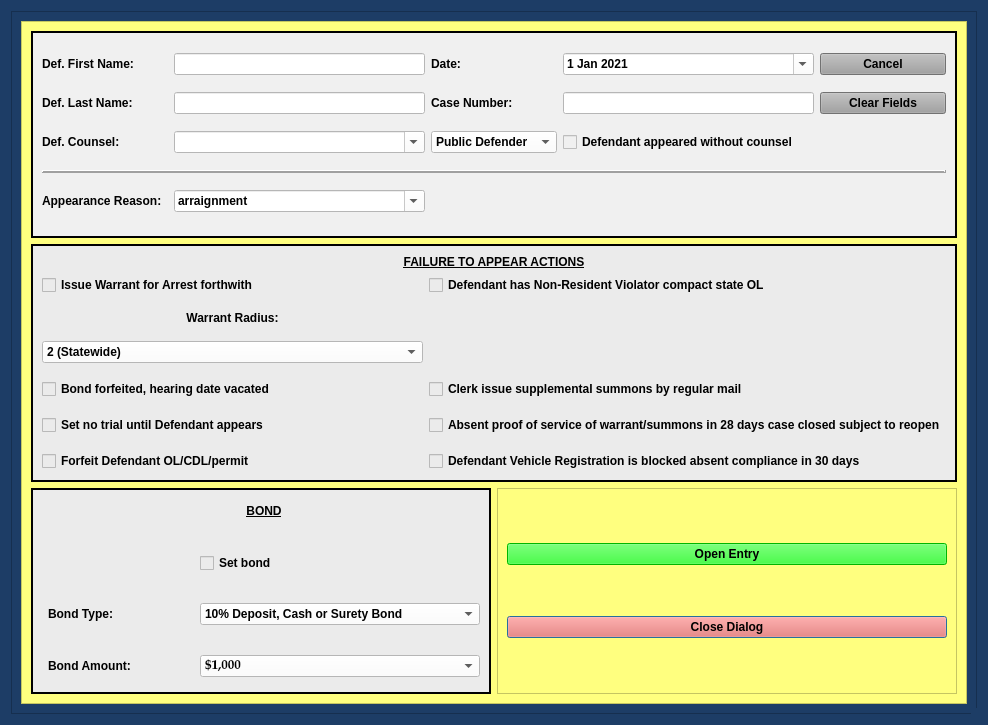
<?xml version="1.0" encoding="UTF-8"?>
<ui version="4.0">
 <class>FailureToAppearDialog</class>
 <widget class="QDialog" name="FailureToAppearDialog">
  <property name="windowModality">
   <enum>Qt::NonModal</enum>
  </property>
  <property name="geometry">
   <rect>
    <x>0</x>
    <y>0</y>
    <width>988</width>
    <height>725</height>
   </rect>
  </property>
  <property name="sizePolicy">
   <sizepolicy hsizetype="Preferred" vsizetype="Preferred">
    <horstretch>0</horstretch>
    <verstretch>0</verstretch>
   </sizepolicy>
  </property>
  <property name="minimumSize">
   <size>
    <width>0</width>
    <height>0</height>
   </size>
  </property>
  <property name="maximumSize">
   <size>
    <width>2500</width>
    <height>3500</height>
   </size>
  </property>
  <property name="palette">
   <palette>
    <active>
     <colorrole role="Button">
      <brush brushstyle="SolidPattern">
       <color alpha="255">
        <red>29</red>
        <green>61</green>
        <blue>102</blue>
       </color>
      </brush>
     </colorrole>
     <colorrole role="Base">
      <brush brushstyle="SolidPattern">
       <color alpha="255">
        <red>29</red>
        <green>61</green>
        <blue>102</blue>
       </color>
      </brush>
     </colorrole>
     <colorrole role="Window">
      <brush brushstyle="SolidPattern">
       <color alpha="255">
        <red>29</red>
        <green>61</green>
        <blue>102</blue>
       </color>
      </brush>
     </colorrole>
    </active>
    <inactive>
     <colorrole role="Button">
      <brush brushstyle="SolidPattern">
       <color alpha="255">
        <red>29</red>
        <green>61</green>
        <blue>102</blue>
       </color>
      </brush>
     </colorrole>
     <colorrole role="Base">
      <brush brushstyle="SolidPattern">
       <color alpha="255">
        <red>29</red>
        <green>61</green>
        <blue>102</blue>
       </color>
      </brush>
     </colorrole>
     <colorrole role="Window">
      <brush brushstyle="SolidPattern">
       <color alpha="255">
        <red>29</red>
        <green>61</green>
        <blue>102</blue>
       </color>
      </brush>
     </colorrole>
    </inactive>
    <disabled>
     <colorrole role="Button">
      <brush brushstyle="SolidPattern">
       <color alpha="255">
        <red>29</red>
        <green>61</green>
        <blue>102</blue>
       </color>
      </brush>
     </colorrole>
     <colorrole role="Base">
      <brush brushstyle="SolidPattern">
       <color alpha="255">
        <red>29</red>
        <green>61</green>
        <blue>102</blue>
       </color>
      </brush>
     </colorrole>
     <colorrole role="Window">
      <brush brushstyle="SolidPattern">
       <color alpha="255">
        <red>29</red>
        <green>61</green>
        <blue>102</blue>
       </color>
      </brush>
     </colorrole>
    </disabled>
   </palette>
  </property>
  <property name="font">
   <font>
    <family>Palatino Linotype</family>
    <pointsize>10</pointsize>
    <weight>75</weight>
    <italic>false</italic>
    <bold>true</bold>
   </font>
  </property>
  <property name="windowTitle">
   <string>Failure To Appear Case Information</string>
  </property>
  <property name="toolTip">
   <string/>
  </property>
  <property name="styleSheet">
   <string notr="true">background-color: rgb(29, 61, 102);
font: 75 10pt &quot;Palatino Linotype&quot;;
font-weight: bold;</string>
  </property>
  <property name="sizeGripEnabled">
   <bool>true</bool>
  </property>
  <property name="modal">
   <bool>true</bool>
  </property>
  <layout class="QGridLayout" name="gridLayout_8">
   <item row="0" column="0">
    <widget class="QFrame" name="frame_4">
     <property name="styleSheet">
      <string notr="true">background-color: rgb(29, 61, 102);</string>
     </property>
     <property name="frameShape">
      <enum>QFrame::StyledPanel</enum>
     </property>
     <property name="frameShadow">
      <enum>QFrame::Raised</enum>
     </property>
     <layout class="QGridLayout" name="gridLayout_4">
      <item row="0" column="0">
       <widget class="QScrollArea" name="scrollArea">
        <property name="focusPolicy">
         <enum>Qt::NoFocus</enum>
        </property>
        <property name="styleSheet">
         <string notr="true">background-color: rgb(255, 255, 127);</string>
        </property>
        <property name="widgetResizable">
         <bool>true</bool>
        </property>
        <widget class="QWidget" name="scrollAreaWidgetContents">
         <property name="geometry">
          <rect>
           <x>0</x>
           <y>0</y>
           <width>948</width>
           <height>685</height>
          </rect>
         </property>
         <layout class="QGridLayout" name="gridLayout_2">
          <item row="0" column="0" colspan="2">
           <widget class="QFrame" name="case_name_Frame">
            <property name="sizePolicy">
             <sizepolicy hsizetype="Preferred" vsizetype="Preferred">
              <horstretch>0</horstretch>
              <verstretch>0</verstretch>
             </sizepolicy>
            </property>
            <property name="styleSheet">
             <string notr="true">background-color: rgb(240, 240, 240);</string>
            </property>
            <property name="frameShape">
             <enum>QFrame::Box</enum>
            </property>
            <property name="frameShadow">
             <enum>QFrame::Plain</enum>
            </property>
            <property name="lineWidth">
             <number>2</number>
            </property>
            <layout class="QGridLayout" name="gridLayout" columnstretch="1,2,1,2,1">
             <item row="1" column="0">
              <widget class="QLabel" name="label_2">
               <property name="text">
                <string>Def. Last Name:</string>
               </property>
              </widget>
             </item>
             <item row="0" column="3">
              <widget class="QDateEdit" name="plea_trial_date">
               <property name="focusPolicy">
                <enum>Qt::NoFocus</enum>
               </property>
               <property name="styleSheet">
                <string notr="true">color: rgb(0, 0, 0);
background-color: rgb(255, 255, 255);</string>
               </property>
               <property name="minimumDate">
                <date>
                 <year>2021</year>
                 <month>1</month>
                 <day>1</day>
                </date>
               </property>
               <property name="calendarPopup">
                <bool>true</bool>
               </property>
               <property name="date">
                <date>
                 <year>2021</year>
                 <month>1</month>
                 <day>1</day>
                </date>
               </property>
              </widget>
             </item>
             <item row="0" column="2">
              <widget class="QLabel" name="label_26">
               <property name="text">
                <string>Date:</string>
               </property>
              </widget>
             </item>
             <item row="2" column="0">
              <widget class="QLabel" name="label_24">
               <property name="text">
                <string>Def. Counsel:</string>
               </property>
              </widget>
             </item>
             <item row="2" column="2">
              <widget class="QComboBox" name="defense_counsel_type_box">
               <property name="styleSheet">
                <string notr="true">background-color: rgb(255, 255, 255);</string>
               </property>
               <item>
                <property name="text">
                 <string>Public Defender</string>
                </property>
               </item>
               <item>
                <property name="text">
                 <string>Private Counsel</string>
                </property>
               </item>
              </widget>
             </item>
             <item row="2" column="3">
              <widget class="QCheckBox" name="defense_counsel_waived_checkBox">
               <property name="text">
                <string>Defendant appeared without counsel</string>
               </property>
              </widget>
             </item>
             <item row="2" column="1">
              <widget class="QComboBox" name="defense_counsel_name_box">
               <property name="styleSheet">
                <string notr="true">background-color: rgb(255, 255, 255);</string>
               </property>
               <property name="editable">
                <bool>true</bool>
               </property>
              </widget>
             </item>
             <item row="1" column="4">
              <widget class="QPushButton" name="clear_fields_case_Button">
               <property name="focusPolicy">
                <enum>Qt::NoFocus</enum>
               </property>
               <property name="styleSheet">
                <string notr="true">background-color: rgb(160, 160, 160);</string>
               </property>
               <property name="text">
                <string>Clear Fields</string>
               </property>
              </widget>
             </item>
             <item row="0" column="1">
              <widget class="QLineEdit" name="defendant_first_name_lineEdit">
               <property name="styleSheet">
                <string notr="true">background-color: rgb(255, 255, 255);</string>
               </property>
              </widget>
             </item>
             <item row="1" column="1">
              <widget class="QLineEdit" name="defendant_last_name_lineEdit">
               <property name="enabled">
                <bool>true</bool>
               </property>
               <property name="styleSheet">
                <string notr="true">background-color: rgb(255, 255, 255);</string>
               </property>
              </widget>
             </item>
             <item row="4" column="0">
              <widget class="QLabel" name="label_11">
               <property name="text">
                <string>Appearance Reason:</string>
               </property>
              </widget>
             </item>
             <item row="0" column="4">
              <widget class="QPushButton" name="cancel_Button">
               <property name="focusPolicy">
                <enum>Qt::NoFocus</enum>
               </property>
               <property name="styleSheet">
                <string notr="true">background-color: rgb(160, 160, 160);</string>
               </property>
               <property name="text">
                <string>Cancel</string>
               </property>
              </widget>
             </item>
             <item row="4" column="1">
              <widget class="QComboBox" name="appearance_reason_box">
               <property name="styleSheet">
                <string notr="true">background-color: rgb(255, 255, 255);</string>
               </property>
               <property name="editable">
                <bool>true</bool>
               </property>
               <item>
                <property name="text">
                 <string>arraignment</string>
                </property>
               </item>
               <item>
                <property name="text">
                 <string>final pre-trial</string>
                </property>
               </item>
               <item>
                <property name="text">
                 <string>LEAP sentencing</string>
                </property>
               </item>
               <item>
                <property name="text">
                 <string>jury trial</string>
                </property>
               </item>
               <item>
                <property name="text">
                 <string>trial to court</string>
                </property>
               </item>
               <item>
                <property name="text">
                 <string>motion hearing</string>
                </property>
               </item>
               <item>
                <property name="text">
                 <string>warrant for failure to appear</string>
                </property>
               </item>
              </widget>
             </item>
             <item row="1" column="2">
              <widget class="QLabel" name="label_3">
               <property name="text">
                <string>Case Number:</string>
               </property>
              </widget>
             </item>
             <item row="0" column="0">
              <widget class="QLabel" name="label">
               <property name="text">
                <string>Def. First Name:</string>
               </property>
              </widget>
             </item>
             <item row="1" column="3">
              <widget class="QLineEdit" name="case_number_lineEdit">
               <property name="maximumSize">
                <size>
                 <width>500</width>
                 <height>16777215</height>
                </size>
               </property>
               <property name="styleSheet">
                <string notr="true">background-color: rgb(255, 255, 255);</string>
               </property>
              </widget>
             </item>
             <item row="3" column="0" colspan="5">
              <widget class="Line" name="line">
               <property name="frameShadow">
                <enum>QFrame::Raised</enum>
               </property>
               <property name="lineWidth">
                <number>2</number>
               </property>
               <property name="orientation">
                <enum>Qt::Horizontal</enum>
               </property>
              </widget>
             </item>
            </layout>
           </widget>
          </item>
          <item row="2" column="0">
           <widget class="QFrame" name="frame_5">
            <property name="styleSheet">
             <string notr="true">background-color: rgb(235, 235, 235);</string>
            </property>
            <property name="frameShape">
             <enum>QFrame::Box</enum>
            </property>
            <property name="frameShadow">
             <enum>QFrame::Plain</enum>
            </property>
            <property name="lineWidth">
             <number>2</number>
            </property>
            <layout class="QGridLayout" name="gridLayout_7">
             <item row="0" column="0">
              <layout class="QGridLayout" name="gridLayout_5" rowstretch="0,0,0,0" columnstretch="0,0">
               <property name="sizeConstraint">
                <enum>QLayout::SetDefaultConstraint</enum>
               </property>
               <property name="leftMargin">
                <number>6</number>
               </property>
               <property name="bottomMargin">
                <number>6</number>
               </property>
               <property name="horizontalSpacing">
                <number>6</number>
               </property>
               <property name="verticalSpacing">
                <number>30</number>
               </property>
               <item row="2" column="0">
                <widget class="QLabel" name="bond_type_label">
                 <property name="text">
                  <string>Bond Type:</string>
                 </property>
                </widget>
               </item>
               <item row="2" column="1">
                <widget class="QComboBox" name="bond_type_box">
                 <property name="styleSheet">
                  <string notr="true">background-color: rgb(255, 255, 255);</string>
                 </property>
                 <item>
                  <property name="text">
                   <string>10% Deposit, Cash or Surety Bond</string>
                  </property>
                 </item>
                 <item>
                  <property name="text">
                   <string>Cash or Surety Bond</string>
                  </property>
                 </item>
                 <item>
                  <property name="text">
                   <string>No Bond</string>
                  </property>
                 </item>
                 <item>
                  <property name="text">
                   <string>Recognizance (OR) Bond</string>
                  </property>
                 </item>
                </widget>
               </item>
               <item row="3" column="0">
                <widget class="QLabel" name="bond_amount_label">
                 <property name="text">
                  <string>Bond Amount:</string>
                 </property>
                </widget>
               </item>
               <item row="3" column="1">
                <widget class="QComboBox" name="bond_amount_box">
                 <property name="font">
                  <font>
                   <family>Palatino Linotype</family>
                   <pointsize>10</pointsize>
                   <weight>75</weight>
                   <italic>false</italic>
                   <bold>true</bold>
                  </font>
                 </property>
                 <property name="styleSheet">
                  <string notr="true">background-color: rgb(255, 255, 255);</string>
                 </property>
                 <property name="editable">
                  <bool>false</bool>
                 </property>
                 <item>
                  <property name="text">
                   <string>$1,000</string>
                  </property>
                 </item>
                 <item>
                  <property name="text">
                   <string>$500</string>
                  </property>
                 </item>
                 <item>
                  <property name="text">
                   <string>$1,500</string>
                  </property>
                 </item>
                 <item>
                  <property name="text">
                   <string>$2,000</string>
                  </property>
                 </item>
                 <item>
                  <property name="text">
                   <string>$2,500</string>
                  </property>
                 </item>
                 <item>
                  <property name="text">
                   <string>$3,000</string>
                  </property>
                 </item>
                 <item>
                  <property name="text">
                   <string>$3,500</string>
                  </property>
                 </item>
                 <item>
                  <property name="text">
                   <string>$5,000</string>
                  </property>
                 </item>
                 <item>
                  <property name="text">
                   <string>$10,000</string>
                  </property>
                 </item>
                </widget>
               </item>
               <item row="0" column="0" colspan="2">
                <widget class="QLabel" name="label_5">
                 <property name="text">
                  <string>&lt;html&gt;&lt;head/&gt;&lt;body&gt;&lt;p&gt;&lt;span style=&quot; text-decoration: underline;&quot;&gt;BOND&lt;/span&gt;&lt;/p&gt;&lt;/body&gt;&lt;/html&gt;</string>
                 </property>
                 <property name="alignment">
                  <set>Qt::AlignCenter</set>
                 </property>
                </widget>
               </item>
               <item row="1" column="1">
                <widget class="QCheckBox" name="set_bond_checkBox">
                 <property name="layoutDirection">
                  <enum>Qt::LeftToRight</enum>
                 </property>
                 <property name="text">
                  <string>Set bond                                                             </string>
                 </property>
                </widget>
               </item>
              </layout>
             </item>
            </layout>
           </widget>
          </item>
          <item row="2" column="1">
           <widget class="QFrame" name="frame_8">
            <property name="styleSheet">
             <string notr="true">
background-color: rgb(255, 255, 127);</string>
            </property>
            <property name="frameShape">
             <enum>QFrame::StyledPanel</enum>
            </property>
            <property name="frameShadow">
             <enum>QFrame::Raised</enum>
            </property>
            <layout class="QGridLayout" name="gridLayout_10">
             <item row="0" column="0">
              <widget class="QPushButton" name="create_entry_Button">
               <property name="styleSheet">
                <string notr="true">background-color: rgb(0, 255, 0);
font: 75 11pt &quot;Palatino Linotype&quot;;
font-weight: bold;</string>
               </property>
               <property name="text">
                <string>Open Entry</string>
               </property>
               <property name="autoDefault">
                <bool>false</bool>
               </property>
              </widget>
             </item>
             <item row="2" column="0">
              <widget class="QPushButton" name="close_dialog_Button">
               <property name="styleSheet">
                <string notr="true">background-color: rgb(255, 96, 82);
font: 75 11pt &quot;Palatino Linotype&quot;;
font-weight: bold;</string>
               </property>
               <property name="text">
                <string>Close Dialog</string>
               </property>
              </widget>
             </item>
            </layout>
           </widget>
          </item>
          <item row="1" column="0" colspan="2">
           <widget class="QFrame" name="frame">
            <property name="styleSheet">
             <string notr="true">background-color: rgb(235, 235, 235);</string>
            </property>
            <property name="frameShape">
             <enum>QFrame::Box</enum>
            </property>
            <property name="frameShadow">
             <enum>QFrame::Plain</enum>
            </property>
            <property name="lineWidth">
             <number>2</number>
            </property>
            <layout class="QGridLayout" name="gridLayout_6">
             <item row="0" column="0">
              <widget class="QLabel" name="label_4">
               <property name="text">
                <string>&lt;html&gt;&lt;head/&gt;&lt;body&gt;&lt;p&gt;&lt;span style=&quot; text-decoration: underline;&quot;&gt;FAILURE TO APPEAR ACTIONS&lt;/span&gt;&lt;/p&gt;&lt;/body&gt;&lt;/html&gt;</string>
               </property>
               <property name="alignment">
                <set>Qt::AlignCenter</set>
               </property>
              </widget>
             </item>
             <item row="1" column="0">
              <layout class="QGridLayout" name="gridLayout_3">
               <property name="horizontalSpacing">
                <number>6</number>
               </property>
               <property name="verticalSpacing">
                <number>16</number>
               </property>
               <item row="0" column="0">
                <widget class="QCheckBox" name="arrest_warrant_checkBox">
                 <property name="text">
                  <string>Issue Warrant for Arrest forthwith</string>
                 </property>
                </widget>
               </item>
               <item row="0" column="1">
                <widget class="QCheckBox" name="non_resident_license_checkBox">
                 <property name="text">
                  <string>Defendant has Non-Resident Violator compact state OL</string>
                 </property>
                </widget>
               </item>
               <item row="1" column="0">
                <widget class="QLabel" name="arrest_warrant_radius_label">
                 <property name="text">
                  <string>Warrant Radius:</string>
                 </property>
                 <property name="alignment">
                  <set>Qt::AlignCenter</set>
                 </property>
                </widget>
               </item>
               <item row="3" column="1">
                <widget class="QCheckBox" name="supplemental_summons_checkBox">
                 <property name="text">
                  <string>Clerk issue supplemental summons by regular mail</string>
                 </property>
                </widget>
               </item>
               <item row="3" column="0">
                <widget class="QCheckBox" name="bond_forfeited_checkBox">
                 <property name="text">
                  <string>Bond forfeited, hearing date vacated</string>
                 </property>
                </widget>
               </item>
               <item row="4" column="0">
                <widget class="QCheckBox" name="set_no_trial_checkBox">
                 <property name="text">
                  <string>Set no trial until Defendant appears</string>
                 </property>
                </widget>
               </item>
               <item row="5" column="0">
                <widget class="QCheckBox" name="operator_license_checkBox">
                 <property name="text">
                  <string>Forfeit Defendant OL/CDL/permit</string>
                 </property>
                </widget>
               </item>
               <item row="5" column="1">
                <widget class="QCheckBox" name="registration_block_checkBox">
                 <property name="text">
                  <string>Defendant Vehicle Registration is blocked absent compliance in 30 days</string>
                 </property>
                </widget>
               </item>
               <item row="4" column="1">
                <widget class="QCheckBox" name="proof_of_service_checkBox">
                 <property name="text">
                  <string>Absent proof of service of warrant/summons in 28 days case closed subject to reopen</string>
                 </property>
                </widget>
               </item>
               <item row="2" column="0">
                <widget class="QComboBox" name="arrest_warrant_radius_box">
                 <property name="styleSheet">
                  <string notr="true">background-color: rgb(255, 255, 255);</string>
                 </property>
                 <item>
                  <property name="text">
                   <string>2 (Statewide)</string>
                  </property>
                 </item>
                 <item>
                  <property name="text">
                   <string>3 (100-mile radius)</string>
                  </property>
                 </item>
                 <item>
                  <property name="text">
                   <string>4 (Delaware and adjacent counties)</string>
                  </property>
                 </item>
                 <item>
                  <property name="text">
                   <string>5 (Delaware county only)</string>
                  </property>
                 </item>
                </widget>
               </item>
              </layout>
             </item>
            </layout>
           </widget>
          </item>
         </layout>
        </widget>
       </widget>
      </item>
     </layout>
    </widget>
   </item>
  </layout>
 </widget>
 <tabstops>
  <tabstop>defendant_first_name_lineEdit</tabstop>
  <tabstop>defendant_last_name_lineEdit</tabstop>
  <tabstop>case_number_lineEdit</tabstop>
  <tabstop>bond_type_box</tabstop>
  <tabstop>bond_amount_box</tabstop>
  <tabstop>create_entry_Button</tabstop>
  <tabstop>close_dialog_Button</tabstop>
 </tabstops>
 <resources/>
 <connections/>
 <slots>
  <slot>create_entry()</slot>
  <slot>continue_dialog()</slot>
  <slot>close_window()</slot>
  <slot>set_dialog()</slot>
  <slot>update_case_information()</slot>
  <slot>ovi_dialog()</slot>
  <slot>sentencing_dialog()</slot>
  <slot>proceed_to_sentencing()</slot>
  <slot>proceed_to_ovi()</slot>
  <slot>add_charge()</slot>
  <slot>set_statute()</slot>
  <slot>set_pay_date()</slot>
  <slot>amend_offense()</slot>
  <slot>set_offense()</slot>
  <slot>add_charge_to_view()</slot>
  <slot>delete_charge()</slot>
  <slot>delete_charge_from_view()</slot>
  <slot>close_event()</slot>
  <slot>set_fra_in_file()</slot>
  <slot>set_fra_in_court()</slot>
  <slot>start_add_conditions_dialog()</slot>
  <slot>start_amend_offense_dialog()</slot>
 </slots>
</ui>
